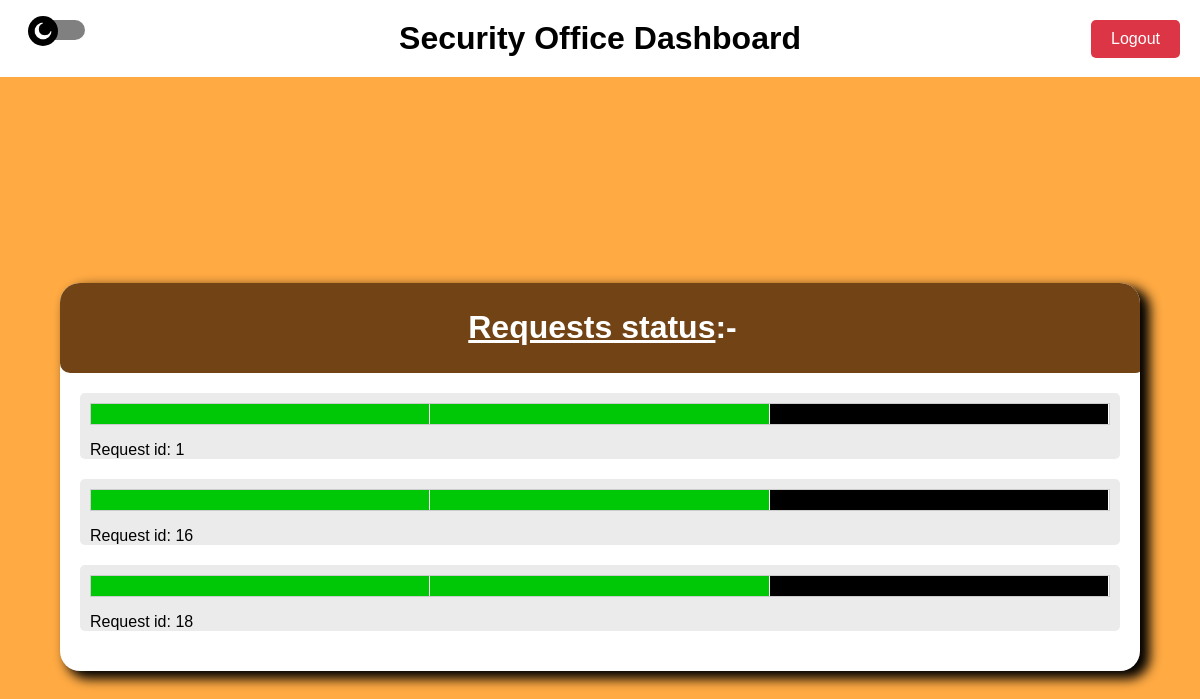
Page /so/dashboard (signed in) on the earlier database version.
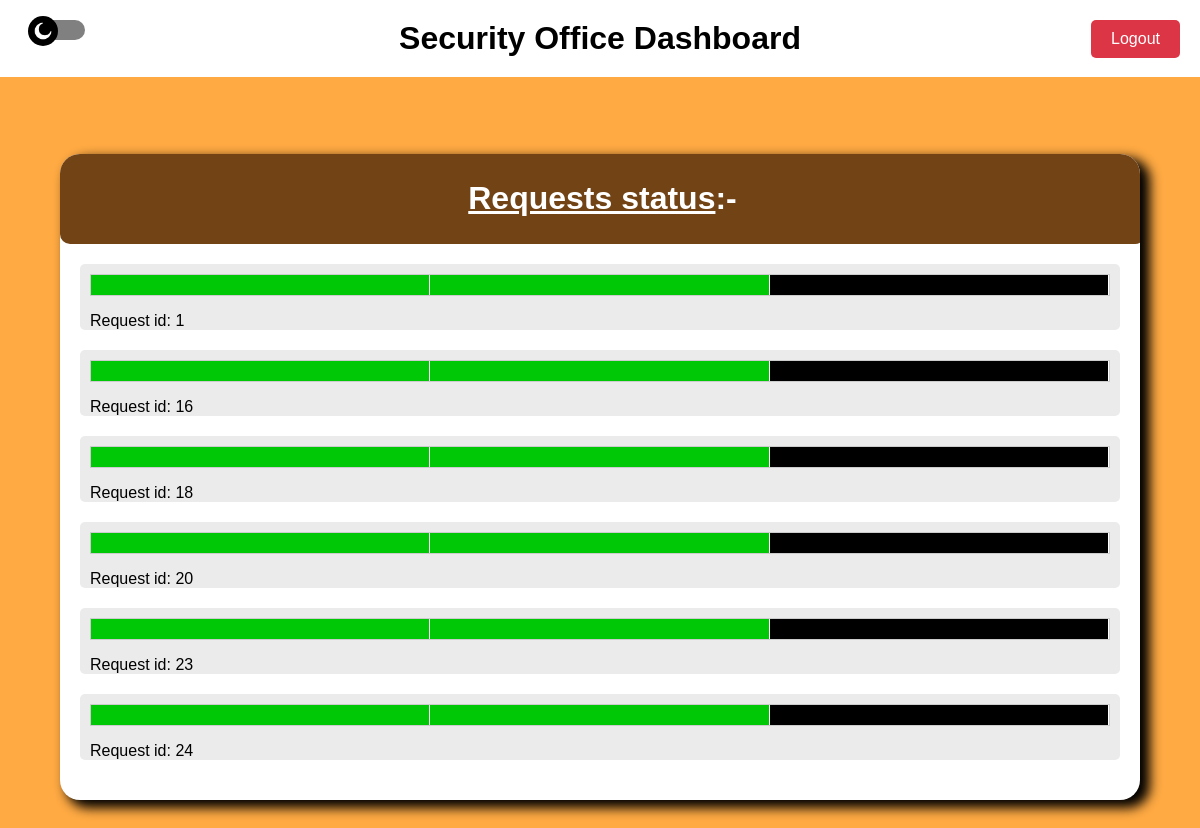
Same page on the later database version.
### tables this page shows
CREATE TABLE "status" (
        request_id INTEGER NOT NULL UNIQUE,
        fa_approved INTEGER,
        sw_approved INTEGER,
        so_approved INTEGER,
        ongoing BOOLEAN,
        FOREIGN KEY (request_id) REFERENCES requests(request_id)
    );

CREATE TABLE "requests" (
        request_id INTEGER PRIMARY KEY AUTOINCREMENT NOT NULL UNIQUE,
        date DATE NOT NULL,
        start_time TIME NOT NULL,
        end_time TIME NOT NULL,
        room_block VARCHAR(10) NOT NULL,
        room_no VARCHAR(10) NOT NULL,
        club_id INTEGER NOT NULL,
        reason VARCHAR(100),
        type_of_event VARCHAR(100),
        remarks VARCHAR(1000),
        FOREIGN KEY (club_id) REFERENCES clubs(club_id)
    );

### app.py (the view)
@so.route('/dashboard')
def dashboard():
    if 'so_username' not in session:
        flash('You need to login first.', 'error')
        return redirect(url_for('so.so_index'))
    conn = connect_db()
    cursor = conn.cursor()
    cursor.execute("SELECT r.request_id, club_name, r.date, r.start_time, r.end_time, r.room_block, r.room_no, r.club_id, r.reason, r.type_of_event, r.remarks, s.fa_approved, s.sw_approved, s.so_approved, s.ongoing FROM requests r LEFT JOIN status s ON r.request_id = s.request_id JOIN clubs c ON r.club_id = c.club_id WHERE (fa_approved + sw_approved + so_approved)=2 and ongoing=1")
    data = cursor.fetchall()
    conn.close()
    return render_template('so_dashboard.html', data=data)

### app.py (called while the page is built)
def connect_db():
    return sqlite3.connect('classroom_allotment_system.db')

### templates/so/so_dashboard.html (shortened to what this page needs)
<!DOCTYPE html>
<html lang="en">
<head>
</head>
<body class="light-mode">
    <div class="dark-mode-toggle">
        <label for="darkModeToggle"></label>
    </div>
    <div class="header">
        <h1>Security Office Dashboard</h1>
            <div class="logout-button">
                <form action="/sw/logout" method="GET">
                    <button type="submit">Logout</button>
                </form>
            </div>
    </div>
    <div class="content">
    <div class="dashboard-container">
        <div class="panel" id="panel">
            <div class="panel-title"><u><h1 style="text-align: center;">Requests status</u>:-</h1></div>
            {% for row in data %}
                <div class="request-item" onclick="openModal('{{ row[0] }}')">
                    <div class="request-status-bar">
                        {% if row[-1] == 1 %}
                            <div class="stage {% if row[-4] == 1 %} fa-approved {% else %} black {% endif %}"></div>
                            <div class="stage {% if row[-3] == 1 %} sw-approved {% else %} black {% endif %}"></div>
                            <div class="stage {% if row[-2] == 1 %} so-approved {% else %} black {% endif %}"></div>
                            {% else %}
                            <div class="stage {% if row[-4] == 1 %} fa-approved {% else %} red {% endif %}"></div>
                            <div class="stage {% if row[-3] == 1 %} sw-approved {% else %} red {% endif %}"></div>
                            <div class="stage {% if row[-2] == 1 %} so-approved {% else %} red {% endif %}"></div>
                        {% endif %}
                    </div>
                    <p>Request id: {{ row[0] }}</p>
                </div>
            {% endfor %}
        </div>
    </div>
</body>
</html>

Differences in the rows shown:
now on this page (row edited): status: ongoing True (drawn), request_id "20"
now on this page (row edited): status: ongoing True (drawn), request_id "23"
now on this page (row edited): status: ongoing True (drawn), request_id "24"
